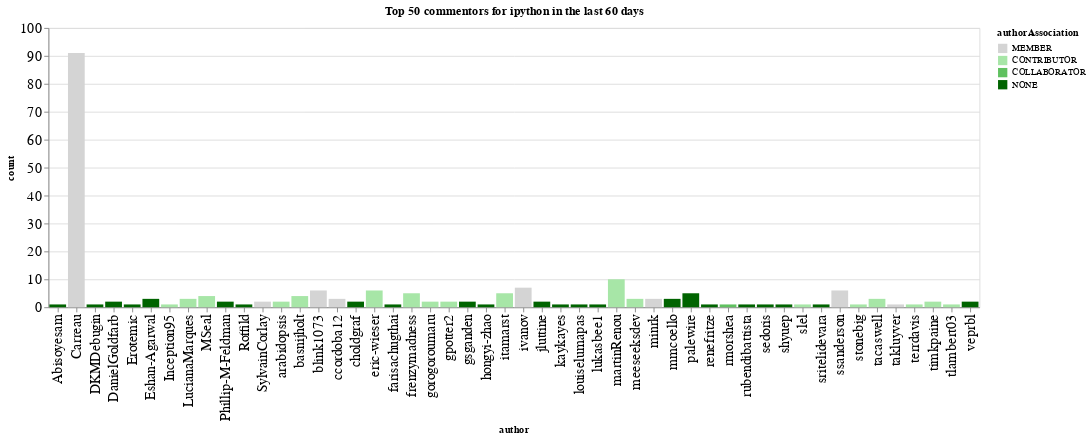

Notebook source saved alongside this figure:
### Code cell
n_plot = 50
charts = []
for ii, (iorg, idata) in enumerate(commentors.groupby(['org'])):
    title = f"Top {n_plot} commentors for {iorg} in the last {n_days} days"
    idata = idata.groupby('author', as_index=False).agg({'count': 'sum', 'authorAssociation': 'first'})
    idata = idata.sort_values('count', ascending=False).head(n_plot)
    ch = alt.Chart(data=idata.head(n_plot), title=title).mark_bar().encode(
        x='author',
        y='count',
        color=alt.Color('authorAssociation', scale=alt.Scale(domain=author_types, range=author_colors))
    )
    charts.append(ch)
alt.hconcat(*charts)

### Figure 1 — Vega-Lite specification as saved in the notebook (floating-point values rounded to 4 significant figures)
{"config": {"axisLeft": {"labelFontSize": 15}, "axisBottom": {"labelFontSize": 15}}, "hconcat": [{"mark": "bar", "encoding": {"color": {"type": "nominal", "field": "authorAssociation", "scale": {"domain": ["MEMBER", "CONTRIBUTOR", "COLLABORATOR", "NONE"], "range": ["rgb(211.82745098039214, 211.82745098039214, 211.82745098039214)", "rgb(166.98562091503268, 229.89803921568628, 166.98562091503268)", "rgb(96.37647058823529, 192.75294117647059, 96.37647058823529)", "rgb(0.0, 100.3921568627451, 0.0)"]}}, "x": {"type": "nominal", "field": "author"}, "y": {"type": "quantitative", "field": "count"}}, "title": "Top 50 commentors for ipython in the last 60 days"}], "data": {"name": "data-b6e42bd0758d7062e6c06ad9fb6e79eb"}, "$schema": "https://vega.github.io/schema/vega-lite/v4.0.2.json", "datasets": {"data-b6e42bd0758d7062e6c06ad9fb6e79eb": [{"author": "Carreau", "count": 91, "authorAssociation": "MEMBER"}, {"author": "martinRenou", "count": 10, "authorAssociation": "CONTRIBUTOR"}, {"author": "ivanov", "count": 7, "authorAssociation": "MEMBER"}, {"author": "ssanderson", "count": 6, "authorAssociation": "MEMBER"}, {"author": "blink1073", "count": 6, "authorAssociation": "MEMBER"}, {"author": "eric-wieser", "count": 6, "authorAssociation": "CONTRIBUTOR"}, {"author": "palewire", "count": 5, "authorAssociation": "NONE"}, {"author": "itamarst", "count": 5, "authorAssociation": "CONTRIBUTOR"}, {"author": "frenzymadness", "count": 5, "authorAssociation": "CONTRIBUTOR"}, {"author": "basnijholt", "count": 4, "authorAssociation": "CONTRIBUTOR"}, {"author": "MSeal", "count": 4, "authorAssociation": "CONTRIBUTOR"}, {"author": "ccordoba12", "count": 3, "authorAssociation": "MEMBER"}, {"author": "meeseeksdev", "count": 3, "authorAssociation": "CONTRIBUTOR"}, {"author": "minrk", "count": 3, "authorAssociation": "MEMBER"}, {"author": "mmcoello", "count": 3, "authorAssociation": "NONE"}, {"author": "tacaswell", "count": 3, "authorAssociation": "CONTRIBUTOR"}, {"author": "LucianaMarques", "count": 3, "authorAssociation": "CONTRIBUTOR"}, {"author": "Eshan-Agarwal", "count": 3, "authorAssociation": "NONE"}, {"author": "gsganden", "count": 2, "authorAssociation": "NONE"}, {"author": "gpotter2", "count": 2, "authorAssociation": "CONTRIBUTOR"}, {"author": "gorogoroumaru", "count": 2, "authorAssociation": "CONTRIBUTOR"}, {"author": "SylvainCorlay", "count": 2, "authorAssociation": "MEMBER"}, {"author": "Phillip-M-Feldman", "count": 2, "authorAssociation": "NONE"}, {"author": "arabidopsis", "count": 2, "authorAssociation": "CONTRIBUTOR"}, {"author": "timkpaine", "count": 2, "authorAssociation": "CONTRIBUTOR"}, {"author": "jluttine", "count": 2, "authorAssociation": "NONE"}, {"author": "DanielGoldfarb", "count": 2, "authorAssociation": "NONE"}, {"author": "veprbl", "count": 2, "authorAssociation": "NONE"}, {"author": "choldgraf", "count": 2, "authorAssociation": "NONE"}, {"author": "Abisoyesam", "count": 1, "authorAssociation": "NONE"}, {"author": "rmorshea", "count": 1, "authorAssociation": "COLLABORATOR"}, {"author": "renefritze", "count": 1, "authorAssociation": "NONE"}, {"author": "louiselumapas", "count": 1, "authorAssociation": "NONE"}, {"author": "rubendibattista", "count": 1, "authorAssociation": "NONE"}, {"author": "sedoris", "count": 1, "authorAssociation": "NONE"}, {"author": "shyuep", "count": 1, "authorAssociation": "NONE"}, {"author": "slel", "count": 1, "authorAssociation": "CONTRIBUTOR"}, {"author": "sritelidevara", "count": 1, "authorAssociation": "NONE"}, {"author": "stonebig", "count": 1, "authorAssociation": "CONTRIBUTOR"}, {"author": "takluyver", "count": 1, "authorAssociation": "MEMBER"}, {"author": "terrdavis", "count": 1, "authorAssociation": "CONTRIBUTOR"}, {"author": "tlambert03", "count": 1, "authorAssociation": "CONTRIBUTOR"}, {"author": "lukasbee1", "count": 1, "authorAssociation": "NONE"}, {"author": "farisachugthai", "count": 1, "authorAssociation": "NONE"}, {"author": "kaykayes", "count": 1, "authorAssociation": "NONE"}, {"author": "hongyi-zhao", "count": 1, "authorAssociation": "NONE"}, {"author": "DKMDebugin", "count": 1, "authorAssociation": "NONE"}, {"author": "Erotemic", "count": 1, "authorAssociation": "NONE"}, {"author": "Inception95", "count": 1, "authorAssociation": "CONTRIBUTOR"}, {"author": "Roffild", "count": 1, "authorAssociation": "NONE"}]}}
